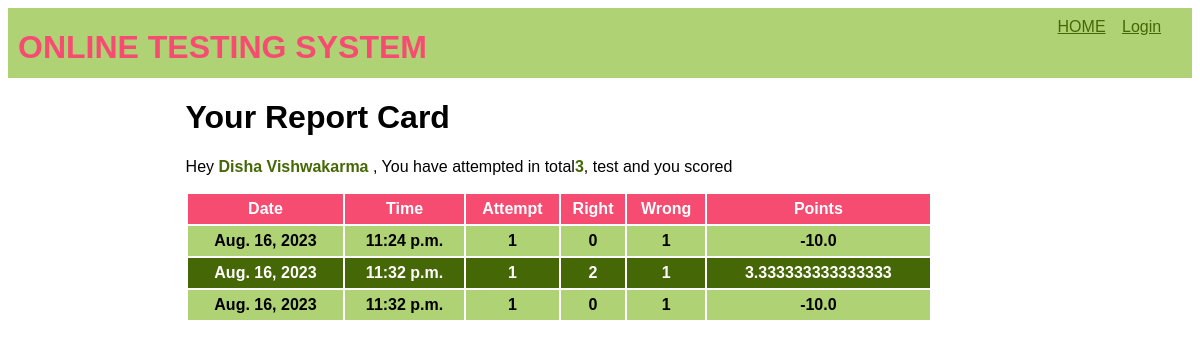
Before: /OTS/test-history (signed in) with the older database file.
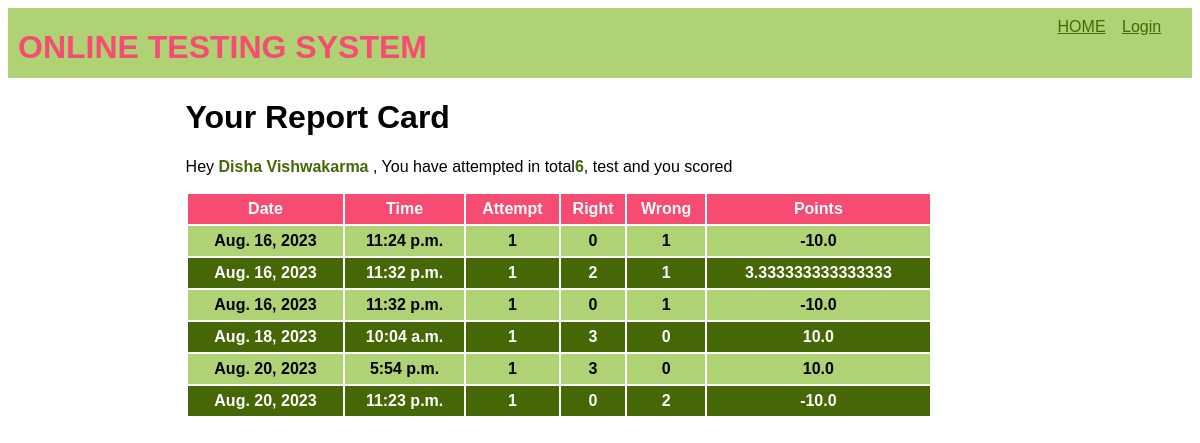
After: the same page with the newer database file.
### OTS/models.py (models this page shows)
class Candidate(models.Model):
    username = models.CharField(primary_key=True,max_length=20)
    password = models.CharField(null=False, max_length= 20)
    name = models.CharField(null=False, max_length=30)
    test_attempt = models.IntegerField(default=0)
    points = models.FloatField(default=0)

class Result(models.Model):
    result_id = models.BigAutoField(primary_key=True, auto_created=True)
    username = models.ForeignKey(Candidate,on_delete=models.CASCADE)
    date = models.DateField(auto_now=True)
    time = models.TimeField(auto_now=True)
    attempt = models.IntegerField()
    right = models.IntegerField()
    wrong = models.IntegerField()
    points = models.FloatField()

### OTS/views.py (the view)
# urls.py: path('test-history',testResultHistory,name='testHistory'),
def testResultHistory(request):
    if 'name' not in request.session.keys():
        res = HttpResponseRedirect("login")
    candidate = Candidate.objects.filter(username=request.session['username'])
    results= Result.objects.filter(username_id=candidate[0].username)
    context = {'candidate': candidate[0], 'result': results}
    res = render(request,'candidate_history.html',context)
    return res

### OTS/Templates/candidate_history.html (shortened to what this page needs)
{% extends 'main.html' %}
{% block top %}
<a href = "{% url 'OTS:home' %}">HOME</a>
<a href = "{% url 'OTS:logout' %}">Login</a>
{% endblock top %}
{% block content %}
<h1>Your Report Card</h1>
<p>Hey <span class="special">{{candidate.name}}</span>,
    You have attempted in total<span class="special">{{candidate.test_attempt}}</span>,
    test and you scored
</p>
<table>
    <tr>
        <th>Date</th>
        <th>Time</th>
        <th>Attempt</th>
        <th>Right</th>
        <th>Wrong</th>
        <th>Points</th>
    </tr>
    {% for r in result %}
    <tr>
        <th>{{r.date}}</th>
        <th>{{r.time}}</th>
        <th>{{r.attempt}}</th>
        <th>{{r.right}}</th>
        <th>{{r.wrong}}</th>
        <th>{{r.points}}</th>
    </tr>
    {% endfor %}
</table>
{% endblock content %}

### OTS/Templates/main.html (shortened to what this page needs)
<!DOCTYPE html>
{% load static %}
<html lang="en">
<head>
    <link rel="stylesheet" href="{% static 'buttonstyle.css' %}"/>
    <link rel="stylesheet" href="{% static 'formstyle.css' %}"/>
    <link rel="stylesheet" href="{% static 'theme.css' %}"/>
</head>
<body>
    <div class = 'top'>
        <div class = 'sitename'>
            <h1>ONLINE TESTING SYSTEM</h1>
        </div>
        <div class = 'menu'>
            {% block top %}{% endblock top %}
        </div>
    </div>
    <div class = 'content'>
        {% block content %}{% endblock content %}
    </div>
</body>
</html>

### OTS/static/theme.css (style rules this page uses)
* { font-family:'Gill Sans', 'Gill Sans MT', Calibri, 'Trebuchet MS', sans-serif; }
.top { height:50px; background-color:#AFD275; margin-bottom:20px; padding:10px; }
.top div.sitename { display:inline-block; color:#F64C72; position:relative; top:-10px; }
.top div.menu { float:right; }
.top div.menu a { color:#456705; display:inline-block; min-width:50px; margin-right:10px; }
.content { width:70%; margin-left:auto; margin-right:auto; }
table { width:90%; }
table tr:nth-child(odd) { background-color:#456705; color:white; height:30px; }
table tr:nth-child(even) { background-color:#AFD275; height:30px; }
table tr:first-child { background-color:#F64C72; }
span.special { color:#456705; font-weight: bold; }

Changed rows visible on the page:
changed Candidate "Disha Vishwakarma": test_attempt "3" → "6"
added Result: date "Aug. 18, 2023", time "10:04 a.m.", attempt "1", right "3", wrong "0", points "10.0"
added Result: date "Aug. 20, 2023", time "5:54 p.m.", attempt "1", right "3", wrong "0", points "10.0"
added Result: date "Aug. 20, 2023", time "11:23 p.m.", attempt "1", right "0", wrong "2", points "-10.0"
